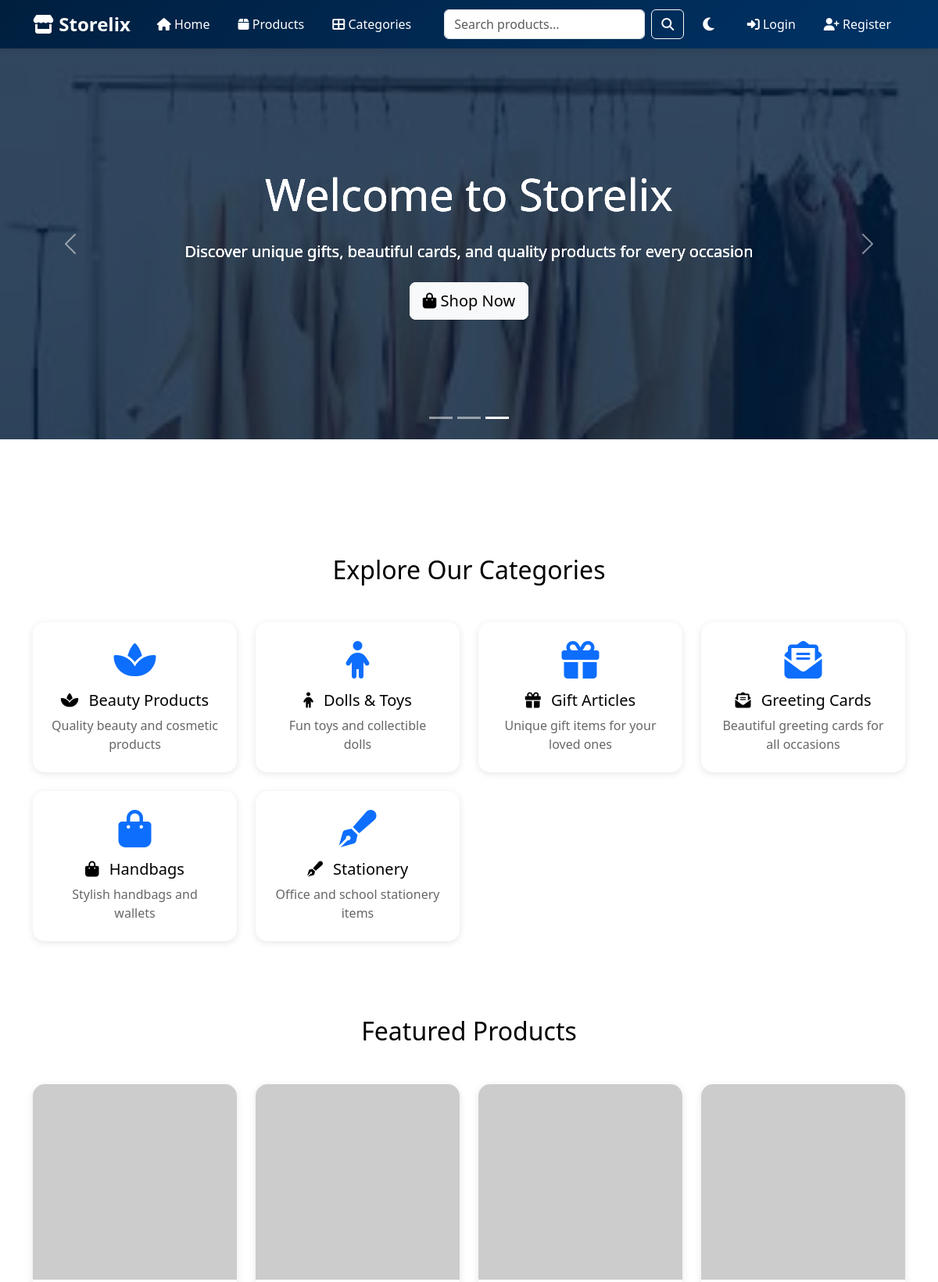
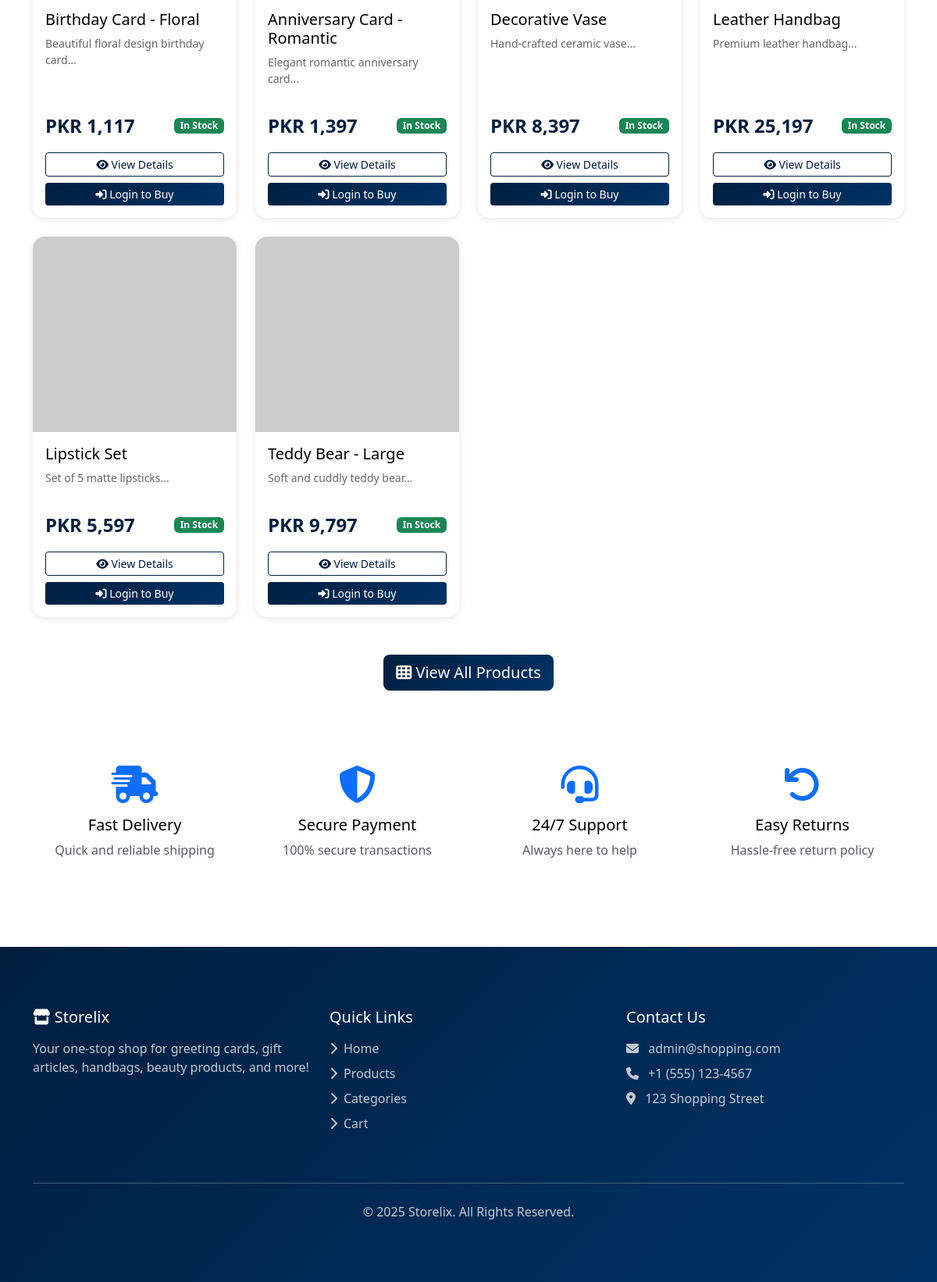
The page / on the database its author committed (2 pictures, top to bottom).
### tables this page shows
CREATE TABLE IF NOT EXISTS categories (
    id INT AUTO_INCREMENT PRIMARY KEY,
    name VARCHAR(100) NOT NULL,
    description TEXT,
    image VARCHAR(255),
    created_at TIMESTAMP DEFAULT CURRENT_TIMESTAMP
);

CREATE TABLE IF NOT EXISTS products (
    id INT AUTO_INCREMENT PRIMARY KEY,
    category_id INT,
    name VARCHAR(200) NOT NULL,
    description TEXT,
    price DECIMAL(10, 2) NOT NULL,
    stock INT DEFAULT 0,
    image VARCHAR(255),
    featured TINYINT(1) DEFAULT 0,
    created_at TIMESTAMP DEFAULT CURRENT_TIMESTAMP,
    updated_at TIMESTAMP DEFAULT CURRENT_TIMESTAMP ON UPDATE CURRENT_TIMESTAMP,
    FOREIGN KEY (category_id) REFERENCES categories(id) ON DELETE SET NULL
);

### includes/db.php (called while the page is built, shortened)
<?php
class Database {
    private $conn;
    public function __construct() {
        try {
            $this->conn = new mysqli(DB_HOST, DB_USER, DB_PASS, DB_NAME);
            $this->conn->options(MYSQLI_OPT_CONNECT_TIMEOUT, 30);
            $this->conn->options(MYSQLI_OPT_READ_TIMEOUT, 30);
            $this->conn->set_charset("utf8mb4");
        } catch (Exception $e) {
            die("Database Error: " . $e->getMessage());
        }
    }
    public function query($sql) {
        $result = $this->conn->query($sql);
        return $result;
    }
}
$db = new Database();
?>

### includes/functions.php (called while the page is built, shortened)
<?php
require_once 'db.php';
function isLoggedIn() {
    return isset($_SESSION['user_id']);
}
function getProducts($category_id = null, $featured = false, $limit = null) {
    global $db;
    $sql = "SELECT p.*, c.name as category_name FROM products p
            LEFT JOIN categories c ON p.category_id = c.id WHERE 1=1";
    if ($featured) {
        $sql .= " AND p.featured = 1";
    }
    $sql .= " ORDER BY p.created_at DESC";
    if ($limit) {
        $sql .= " LIMIT " . intval($limit);
    }
    $result = $db->query($sql);
    return $result->fetch_all(MYSQLI_ASSOC);
}
function getCategories() {
    global $db;
    $result = $db->query("SELECT * FROM categories ORDER BY name ASC");
    return $result->fetch_all(MYSQLI_ASSOC);
}
function formatPrice($price) {
    $pkr_price = $price * 280;
    return 'PKR ' . number_format($pkr_price, 0);
}
function getCategoryIcon($category_name) {
    $icons = [
        'Greeting Cards' => 'fas fa-envelope-open-text',
        'Gift Articles' => 'fas fa-gift',
        'Handbags' => 'fas fa-shopping-bag',
        'Beauty Products' => 'fas fa-spa',
        'Stationery' => 'fas fa-pen-fancy',
        'Dolls & Toys' => 'fas fa-child'
    ];
    return $icons[$category_name] ?? 'fas fa-gift';
}
?>

### index.php (the view, shortened to what this page needs)
    <?php
include 'includes/header.php';
$featured_products = getProducts(null, true, 8);
$categories = getCategories();
?>
<section class="hero-section">
    <div id="heroCarousel" class="carousel slide" data-bs-ride="carousel" data-bs-interval="1000">
        <div class="carousel-indicators">
            <button type="button" data-bs-target="#heroCarousel" data-bs-slide-to="0" class="active" aria-current="true" aria-label="Slide 1"></button>
            <button type="button" data-bs-target="#heroCarousel" data-bs-slide-to="1" aria-label="Slide 2"></button>
            <button type="button" data-bs-target="#heroCarousel" data-bs-slide-to="2" aria-label="Slide 3"></button>
        </div>
        <div class="carousel-inner">
            <div class="carousel-item active" style="background-image: url('b2.jpg');">
                <div class="container">
                    <h1 class="display-4 mb-4">Welcome to <?php echo SITE_NAME; ?></h1>
                    <p class="lead mb-4">Discover unique gifts, beautiful cards, and quality products for every occasion</p>
                    <a href="products.php" class="btn btn-light btn-lg">
                    </a>
                </div>
            </div>
            <div class="carousel-item" style="background-image: url('b3.jfif');">
                <div class="container">
                    <h1 class="display-4 mb-4">Welcome to <?php echo SITE_NAME; ?></h1>
                    <p class="lead mb-4">Discover unique gifts, beautiful cards, and quality products for every occasion</p>
                    <a href="products.php" class="btn btn-light btn-lg">
                    </a>
                </div>
            </div>
            <div class="carousel-item" style="background-image: url('b4.jfif');">
                <div class="container">
                    <h1 class="display-4 mb-4">Welcome to <?php echo SITE_NAME; ?></h1>
                    <p class="lead mb-4">Discover unique gifts, beautiful cards, and quality products for every occasion</p>
                    <a href="products.php" class="btn btn-light btn-lg">
                        <i class="fas fa-shopping-bag"></i> Shop Now
                    </a>
                </div>
            </div>
        </div>
        <button class="carousel-control-prev" type="button" data-bs-target="#heroCarousel" data-bs-slide="prev">
            <span class="carousel-control-prev-icon" aria-hidden="true"></span>
        </button>
        <button class="carousel-control-next" type="button" data-bs-target="#heroCarousel" data-bs-slide="next">
            <span class="carousel-control-next-icon" aria-hidden="true"></span>
        </button>
    </div>
</section>
<section class="py-5">
    <div class="container">
        <h2 class="text-center mb-5">Explore Our Categories</h2>
        <div class="row g-4">
            <?php foreach ($categories as $category): ?>
                <div class="col-lg-3 col-md-4 col-sm-6">
                    <a href="products.php?category=<?php echo $category['id']; ?>" class="text-decoration-none">
                        <div class="card category-card">
                            <div class="card-body text-center p-4">
                                <i class="<?php echo getCategoryIcon($category['name']); ?> fa-3x text-primary mb-3"></i>
                                <h5 class="card-title">
                                    <i class="<?php echo getCategoryIcon($category['name']); ?> me-2"></i>
                                    <?php echo htmlspecialchars($category['name']); ?>
                                </h5>
                                <p class="card-text text-muted"><?php echo htmlspecialchars($category['description']); ?></p>
                            </div>
                        </div>
                    </a>
                </div>
            <?php endforeach; ?>
        </div>
    </div>
</section>
<section class="py-5 bg-light">
    <div class="container">
        <h2 class="text-center mb-5">Featured Products</h2>
        <div class="row g-4">
            <?php foreach ($featured_products as $product): ?>
                <div class="col-md-3">
                    <div class="card h-100">
                        <img src="<?php echo $product['image'] ? 'uploads/' . $product['image'] : 'https://via.placeholder.com/300x250?text=' . urlencode($product['name']); ?>"
                             class="card-img-top" alt="<?php echo htmlspecialchars($product['name']); ?>">
                        <div class="card-body d-flex flex-column">
                            <h5 class="card-title"><?php echo htmlspecialchars($product['name']); ?></h5>
                            <p class="card-text text-muted small flex-grow-1">
                                <?php echo htmlspecialchars(substr($product['description'], 0, 80)) . '...'; ?>
                            </p>
                            <div class="d-flex justify-content-between align-items-center mt-3">
                                <span class="product-price"><?php echo formatPrice($product['price']); ?></span>
                                <?php if ($product['stock'] > 0): ?>
                                    <span class="badge bg-success">In Stock</span>
                                <?php else: ?>
                                    <span class="badge bg-danger">Out of Stock</span>
                                <?php endif; ?>
                            </div>
                            <div class="mt-3">
                                <a href="product-detail.php?id=<?php echo $product['id']; ?>" class="btn btn-outline-primary btn-sm w-100 mb-2">
                                    <i class="fas fa-eye"></i> View Details
                                </a>
                                <?php if (isLoggedIn() && $product['stock'] > 0): ?>
                                    <form action="cart-action.php" method="POST" class="d-inline w-100">
                                        <input type="hidden" name="action" value="add">
                                        <input type="hidden" name="product_id" value="<?php echo $product['id']; ?>">
                                        <button type="submit" class="btn btn-primary btn-sm w-100" onclick="addToCartAnimation(this)">
                                            <i class="fas fa-cart-plus"></i> Add to Cart
                                        </button>
                                    </form>
                                <?php elseif (!isLoggedIn()): ?>
                                    <a href="login.php" class="btn btn-primary btn-sm w-100">
                                        <i class="fas fa-sign-in-alt"></i> Login to Buy
                                    </a>
                                <?php endif; ?>
                            </div>
                        </div>
                    </div>
                </div>
            <?php endforeach; ?>
        </div>
        <div class="text-center mt-5">
            <a href="products.php" class="btn btn-primary btn-lg">
                <i class="fas fa-th"></i> View All Products
            </a>
        </div>
    </div>
</section>
<section class="py-5">
    <div class="container">
        <div class="row g-4">
            <div class="col-lg-3 col-md-6 col-sm-6 text-center">
                <i class="fas fa-shipping-fast fa-3x text-primary mb-3"></i>
                <h5>Fast Delivery</h5>
                <p class="text-muted">Quick and reliable shipping</p>
            </div>
            <div class="col-lg-3 col-md-6 col-sm-6 text-center">
                <i class="fas fa-shield-alt fa-3x text-primary mb-3"></i>
                <h5>Secure Payment</h5>
                <p class="text-muted">100% secure transactions</p>
            </div>
            <div class="col-lg-3 col-md-6 col-sm-6 text-center">
                <i class="fas fa-headset fa-3x text-primary mb-3"></i>
                <h5>24/7 Support</h5>
                <p class="text-muted">Always here to help</p>
            </div>
            <div class="col-lg-3 col-md-6 col-sm-6 text-center">
                <i class="fas fa-undo fa-3x text-primary mb-3"></i>
                <h5>Easy Returns</h5>
                <p class="text-muted">Hassle-free return policy</p>
            </div>
        </div>
    </div>
</section>
<?php include 'includes/footer.php'; ?>

### rows shown on the page
categories: name "Beauty Products", description "Quality beauty and cosmetic products"
categories: name "Dolls & Toys", description "Fun toys and collectible dolls"
categories: name "Gift Articles", description "Unique gift items for your loved ones"
categories: name "Greeting Cards", description "Beautiful greeting cards for all occasions"
categories: name "Handbags", description "Stylish handbags and wallets"
categories: name "Stationery", description "Office and school stationery items"
products: name "Birthday Card - Floral", description "Beautiful floral design birthday card", price "PKR 1,117", stock "In Stock"
products: name "Anniversary Card - Romantic", description "Elegant romantic anniversary card", price "PKR 1,397", stock "In Stock"
products: name "Decorative Vase", description "Hand-crafted ceramic vase", price "PKR 8,397", stock "In Stock"
products: name "Leather Handbag", description "Premium leather handbag", price "PKR 25,197", stock "In Stock"
products: name "Lipstick Set", description "Set of 5 matte lipsticks", price "PKR 5,597", stock "In Stock"
products: name "Teddy Bear - Large", description "Soft and cuddly teddy bear", price "PKR 9,797", stock "In Stock"

### other values the page prints
SITE_NAME "Storelix"
ADMIN_EMAIL "admin@shopping.com"
